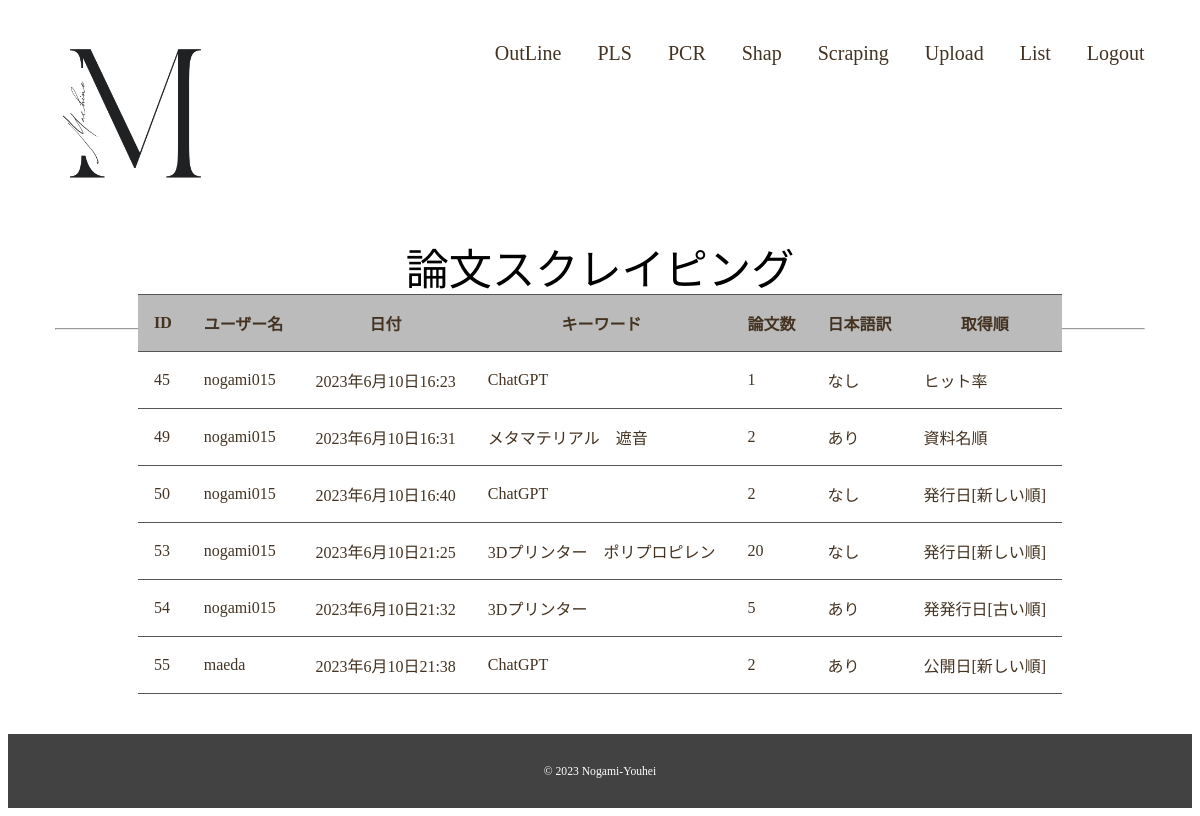
Before: /pls/datalist/ with the older database file.
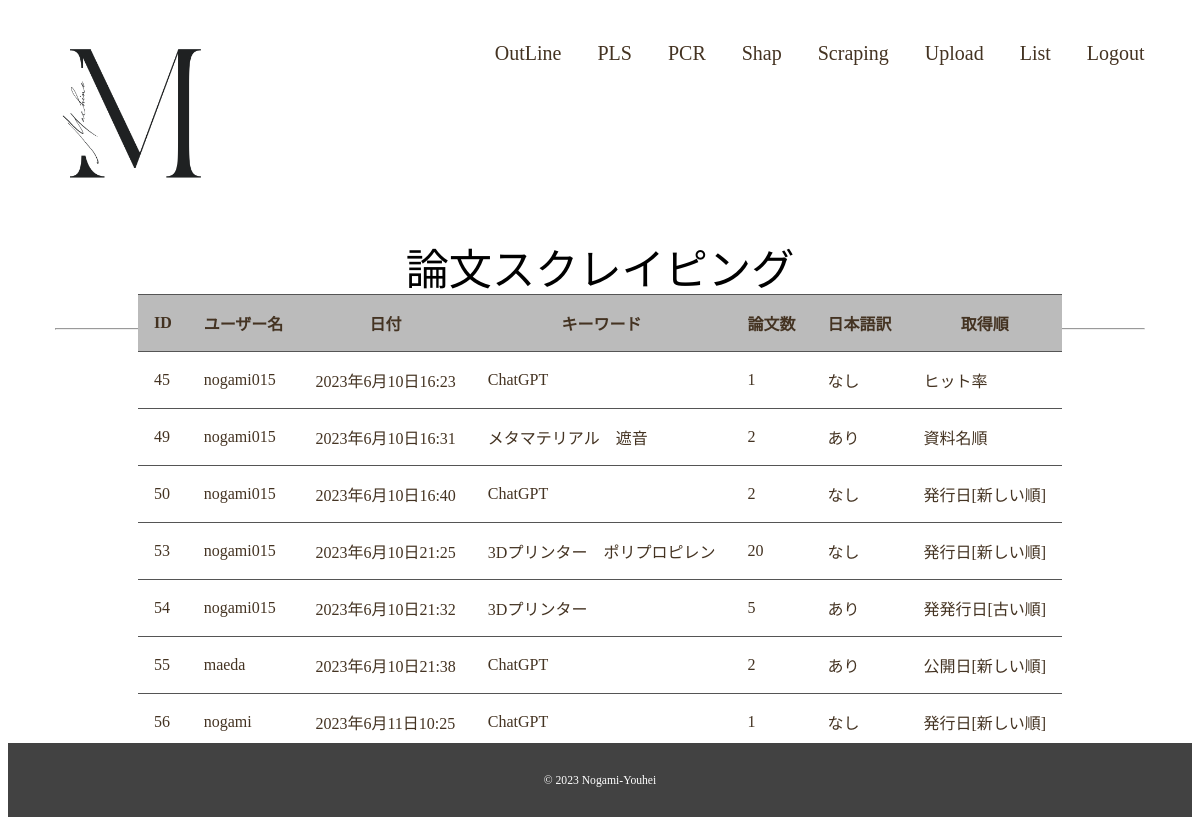
After: the same page with the newer database file.
### pls/models.py (models this page shows)
class Paper(models.Model):
    user = models.CharField(max_length=100)
    date = models.DateTimeField(default=timezone.now)
    keywords = models.CharField(max_length=100)
    number = models.IntegerField()
    ja = models.IntegerField()
    choices = models.CharField(max_length=100)

### pls/views.py (the view)
# urls.py: path('datalist/', views.datalist, name='datalist'),
def datalist(request):
    if (request.method == 'POST'):
        data = request.POST.get('data')
        paper = Paper.objects.get(id=int(data))
        print(paper)
        paper.delete()
        return redirect(to='datalist')
    papers = Paper.objects.all()
    user = request.user.username
    param = {
        'papers': papers,
        'user': user
    }
    return render(request, 'pls/datalist.html', param)

### pls/templates/pls/datalist.html (shortened to what this page needs)
{% extends 'pls/base.html' %}
{% block main %}
<div class="wrapper">
    <h2 class="page-title">論文スクレイピング</h2>
</div>
</div>
<div class="pcr-contents wrapper">
<table class="list">
    <tr>
        <th>ID</th>
        <th>ユーザー名</th>
        <th>日付</th>
        <th>キーワード</th>
        <th>論文数</th>
        <th>日本語訳</th>
        <th>取得順</th>
    </tr>
{% for paper in papers %}
    <tr>
        <td>{{ paper.id }}</td>
        <td>{{ paper.user }}</td>
        <td>{{ paper.date }}</td>
        <td>{{ paper.keywords }}</td>
        <td>{{ paper.number }}</td>
        {% if paper.ja == 0 %}
        <td>なし</td>
        {% else %}
        <td>あり</td>
        {% endif %}
        {% if paper.choices == '1' %}
        <td>ヒット率</td>
        {% elif paper.choices == '5' %}
        <td>発行日[新しい順]</td>
        {% elif paper.choices == '6' %}
        <td>発発行日[古い順]</td>
        {% elif paper.choices == '2' %}
        <td>公開日[新しい順]</td>
        {% elif paper.choices == '3' %}
        <td>公開日[古い順]</td>
        {% elif paper.choices == '4' %}
        <td>資料名順</td>
        {% else %}
        <td>不明</td>
        {% endif %}
    </tr>
{% endfor %}
</table>
</div>
{% endblock %}

### pls/templates/pls/base.html (shortened to what this page needs)
{% include 'pls/head.html' %}
{% load static %}
    <div class="wrapper2">
    <div id="outline" class="big-bg">
        <header class="page-header wrapper">
            <h1><a href="{% url 'index' %}"><img class="logo" src="/static/pls/img/Machine.png" alt="Machine"></a></h1>
            <nav>
                <ul class="main-nav">
                    <li><a href="{% url 'outline' %}">OutLine</a></li>
                    <li><a href="{% url 'pls' %}">PLS</a></li>
                    <li><a href="{% url 'pcr' %}">PCR</a></li>
                    <li><a href="{% url 'shap' %}">Shap</a></li>
                    <li><a href="{% url 'scraping' %}">Scraping</a></li>
                    <li><a href="{% url 'upload' %}">Upload</a></li>
                    <li><a href="{% url 'datalist' %}">List</a></li>
                    <li><a href="{% url 'logout' %}">Logout</a></li>
                </ul>
            </nav>
        </header>
        {% block main %}
        {% endblock %}
        <footer>
            <div class="wrapper">
                <p><small>&copy; 2023 Nogami-Youhei</small></p>
            </div>
        </footer>
    </div>
</body>
</html>

### pls/templates/pls/head.html (shortened to what this page needs)
{% load static %}
<!doctype html>
<html lang="ja">
<head>
    <link rel="stylesheet" href="https://unpkg.com/ress/dist/ress.min.css">
    <link rel="stylesheet" type="text/css" href="{% static 'pls/css/style.css' %}">
</head>
<body>

### pls/static/pls/css/style.css (style rules this page uses)
html { font-size: 100%; }
body { font-family: serif; color: #432; }
a { text-decoration: none; }
img { max-width: 100%; }
.logo { width: 150px; margin-top: 10px; }
.main-nav { display: flex; flex-wrap: wrap; font-size: 1.25rem; margin-top: 34px; list-style: none; }
.main-nav li { margin-left: 36px; }
.main-nav a { color: #432 }
.page-header { display: flex; justify-content: space-between; }
.wrapper { max-width: 1200px; margin: 0 auto; padding: 0 4%; }
.page-title { font-size: 2.7rem; color: black; line-height: 1; text-transform: uppercase; font-weight: normal; }
#outline { height: 270px; }
#outline .page-title { text-align: center; }
footer { width: 100%; background: #424242; text-align: center; padding: 15px 0; position: absolute; bottom: 0; }
footer p { color: #fff; font-size: 0.875rem; }
ul { list-style: none; }
.wrapper2 { position: relative; min-height: 100vh; padding-bottom: 50px; box-sizing: border-box; }
table { border-spacing: 2rem; }
.list, .list td, .list th { border-width: 1.5px 0px; border-color: #555; border-style: solid; border-collapse: collapse; padding: 1em; margin: 1em; }
.list th { background-color: #bbb; }
.list { margin-right: auto; margin-left: auto; }

Changed rows visible on the page:
added Paper: id "56", user "nogami", date "2023年6月11日10:25", keywords "ChatGPT", number "1", ja "なし", choices "発行日[新しい順]"
